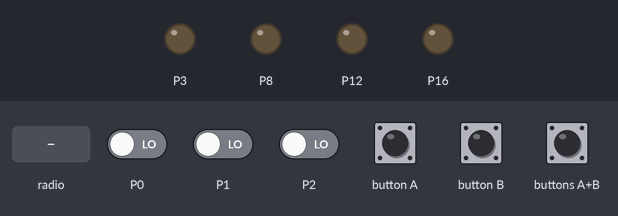
This program was run on a simulated BBC micro:bit (MakeCode). On the bench: output pins drawn as LEDs (lit = HIGH). The inputs (shaded band) are chosen by the test bench; at power-on: P0 LOW, P1 LOW, P2 LOW.

Above: at 1.2 s.
1.3 s: button A pressed for 0.15 s
At 2.9 s:
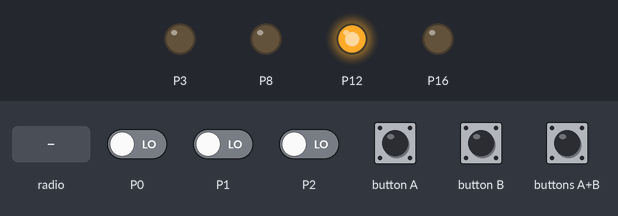
3.2 s: button B pressed for 0.15 s
At 4.5 s:
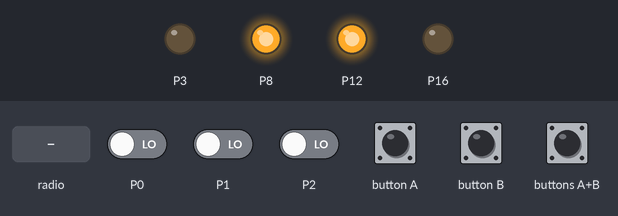
5.1 s: radio message "a4off" arrives
At 6.2 s:
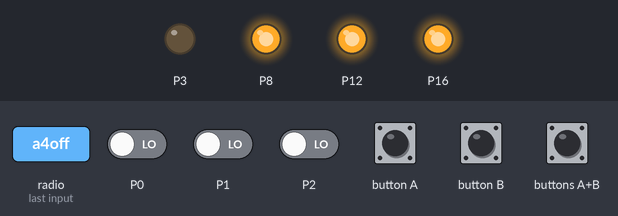
6.6 s: buttons A+B pressed for 0.15 s
At 8.2 s:
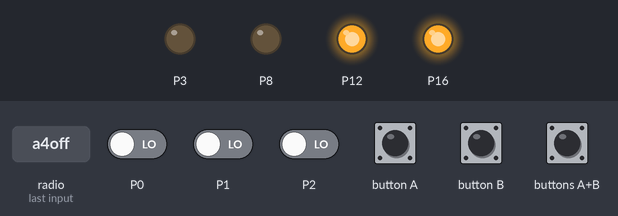
8.5 s: radio message "west" arrives
At 8.65 s:
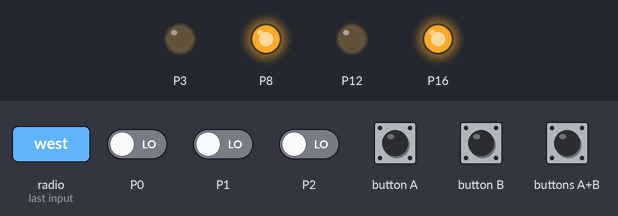
10.3 s: radio message "b1off" arrives
At 11.3 s:
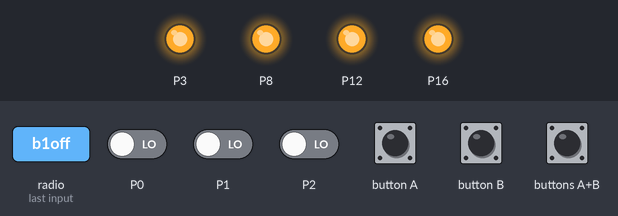
Timing chart, 0 to 12.8 s (numbered marks = the images above; inputs shaded):
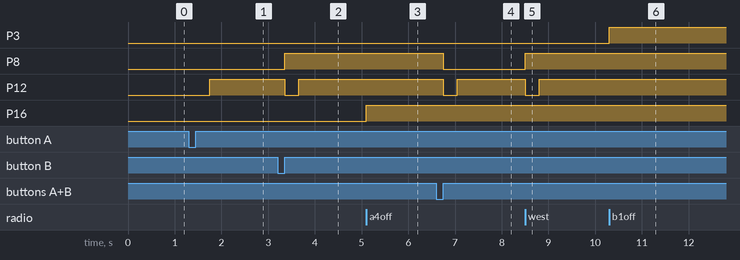

Measured:
- after the input at 1.3 s, P12: LOW → HIGH after 0.45 s
- after the input at 3.2 s, P8: LOW → HIGH after 0.15 s; P12: HIGH → LOW after 0.15 s, → HIGH 0.30 s later
- after the input at 5.1 s, P16: LOW → HIGH at once
- after the input at 6.6 s, P8: HIGH → LOW after 0.15 s; P12: HIGH → LOW after 0.15 s, → HIGH 0.30 s later
- after the input at 8.5 s, P8: LOW → HIGH at once; P12: HIGH → LOW at once, → HIGH 0.30 s later
- after the input at 10.3 s, P3: LOW → HIGH at once

The program:

main.ts
```typescript
led.enable(false);
radio.setGroup(1)

/*
A1  P12: Digital IO => Start / Stop
A2  P8 : Digital IO => Skift polaritet
A3  P8 : Digital IO => Skift polaritet

A4  P16: Digital IO => Skiftespor
B1  P3 : Digital IO => Skiftespor
B2  P4 : Digital IO => Skiftespor

B3  P7 : Digital IO => Blok A
B4  P10: Digital IO => Blok B

P0: endStop
P1: endstopRight
P2: endstopLeft

*/

let on : number = 0
let off : number = 1

let endStop0Flagged : boolean = false;
let endStop0Ack: boolean = false;
let endStop0Time: number = 0;

let endStop1Flagged: boolean = false;
let endStop1Ack: boolean = false;
let endStop1Time: number = 0;

let endStop2Flagged: boolean = false;
let endStop2Ack: boolean = false;
let endStop2Time: number = 0;

let direction : number = 1
let stopped : boolean = true;

stop();

function reverse() {
    switch (direction) {
        case 1:
            west();
            break;
        case -1:
            east();
            break;
    }
}

function west() {
    stop() // Sluk strøm
    pins.digitalWritePin(DigitalPin.P8, 1)  // Byt polaritet
    basic.pause(300)
    start() // Tænd strøm
    direction = -1;
}

function east() {
    stop() // Sluk strøm
    pins.digitalWritePin(DigitalPin.P8, 0)  // Byt polaritet
    basic.pause(300)
    start() // Tænd strøm
    direction = 1;
}

function a4(enable: number) {
    pins.digitalWritePin(DigitalPin.P16, enable)
}

function b1(enable: number) {
    pins.digitalWritePin(DigitalPin.P3, enable)
}

function b2(enable: number) {
    pins.digitalWritePin(DigitalPin.P4, enable)
}

function b3(enable: number) {
    pins.digitalWritePin(DigitalPin.P7, enable)
}

function b4(enable: number) {
    pins.digitalWritePin(DigitalPin.P10, enable)
}

function stop() {
    pins.digitalWritePin(DigitalPin.P12, 0) // Sluk strøm
    stopped = true
}

function start() {
    pins.digitalWritePin(DigitalPin.P12, 1) // Tænd strøm
    stopped = true
}

basic.forever(function () {

    if (pins.digitalReadPin(DigitalPin.P0) && !endStop0Ack && control.millis() > endStop0Time + 50) {
    endStop0Flagged = true
    endStop0Time = control.millis()
    radio.sendNumber(0)
    } else {
        endStop0Flagged = false
        endStop0Ack = false
        endStop0Time = 0
    }

    if (pins.digitalReadPin(DigitalPin.P1) && !endStop1Ack && control.millis() > endStop1Time + 50) {
        endStop1Flagged = true
        endStop1Time = control.millis()
        radio.sendNumber(1)
    } else {
        endStop1Flagged = false
        endStop1Ack = false
        endStop1Time = 0
    }

    if (pins.digitalReadPin(DigitalPin.P2) && !endStop2Ack && control.millis() > endStop1Time + 50) {
        endStop2Flagged = true
        endStop1Time = control.millis()
        radio.sendNumber(2)
    }
    else {
        endStop1Flagged = false
        endStop1Ack = false
        endStop1Time = 0
    }

})

radio.onReceivedString(function(receivedString: string) {
    switch(receivedString){
        case "east":
            east()
            break;
        case "west":
            west()
            break;
        case "reverse":
            reverse()
            break;
        case "start":
            start()
            break;
        case "stop":
            stop()
            break;
        case "a4off":
            a4(off)
            break;
        case "a4on":
            a4(on)
            break;
        case "b1off":
            b1(off)
            break;
        case "b1on":
            b1(on)
            break;
        case "b2off":
            b2(off)
            break;
        case "b2on":
            b2(on)
            break;
        case "b3off":
            b3(off)
            break;
        case "b3on":
            b3(on)
            break;
        case "b4off":
            b4(off)
            break;
        case "b4on":
            b4(on)
            break;

        case "ack0":
            endStop0Ack = true
            break;
        case "ack1":
            endStop1Ack = true
            break;
        case "ack2":
            endStop2Ack = true
            break;
    }
})


input.onButtonPressed(Button.A, function() {
    east()
})

input.onButtonPressed(Button.B, function () {
    west()
})

input.onButtonPressed(Button.AB, function () {

    reverse()

    // b1(on)
    // basic.pause(500)
    // b2(on)
    // basic.pause(500)
    // b3(on)
    // basic.pause(500)
    // b4(on)
    // basic.pause(500)

    // a4(off)
    // basic.pause(500)
    // b1(off)
    // basic.pause(500)
    // b2(off)
    // basic.pause(500)
    // b3(off)
    // basic.pause(500)
    // b4(off)
    // basic.pause(500)

    // stop()

})
```

test.ts
```typescript
// test ender her, dette bliver ikke kompileret, når denne pakke bruges som en udvidelse.
```
